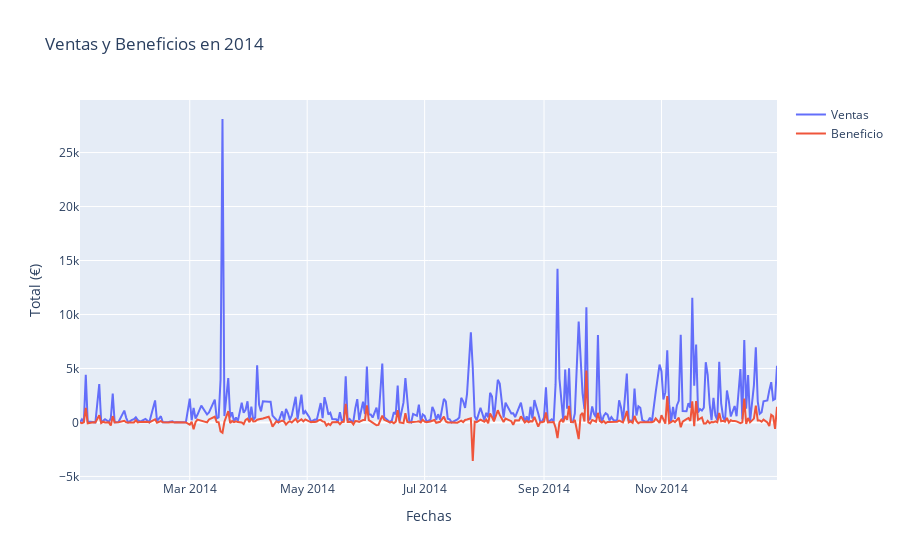

Source (notebook cell):
### Code cell
df_date = df.groupby('Order Date').agg({'Sales':'sum', 'Profit':'sum'}).reset_index()


trace1 = go.Scatter(x=df_date['Order Date'],
                     y=df_date['Sales'],
                    mode='lines', name='Ventas')

trace2 =go.Scatter(x=df_date['Order Date'],
                    y=df_date['Profit'],
                    mode='lines', name='Beneficio')

data = [trace1, trace2]

layout = go.Layout(title='Ventas y Beneficios en 2014',
                   xaxis_title='Fechas',
                   yaxis_title='Total (€)')

fig = go.Figure(data = data, layout = layout)

fig.show()

### Figure 1 — Plotly figure (JSON) as saved in the notebook; plotly's stock layout.template omitted (floating-point values rounded to 4 significant figures; data arrays with more than 128 entries replaced by an {"elided": "..."} marker saying what was removed)
{"data": [{"mode": "lines", "name": "Ventas", "type": "scatter", "x": {"elided": "305 str values"}, "y": {"elided": "305 float values"}}, {"mode": "lines", "name": "Beneficio", "type": "scatter", "x": {"elided": "305 str values"}, "y": {"elided": "305 float values"}}], "layout": {"title": {"text": "Ventas y Beneficios en 2014"}, "xaxis": {"title": {"text": "Fechas"}}, "yaxis": {"title": {"text": "Total (€)"}}}}
